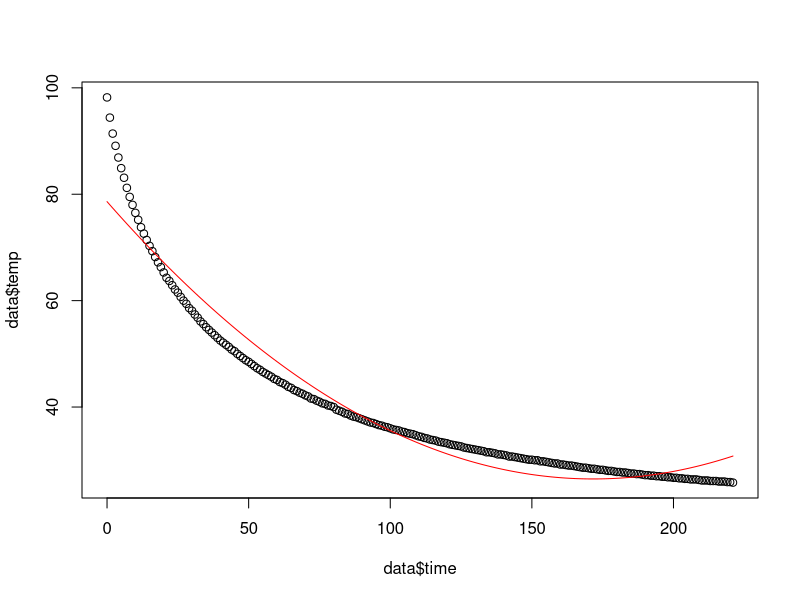
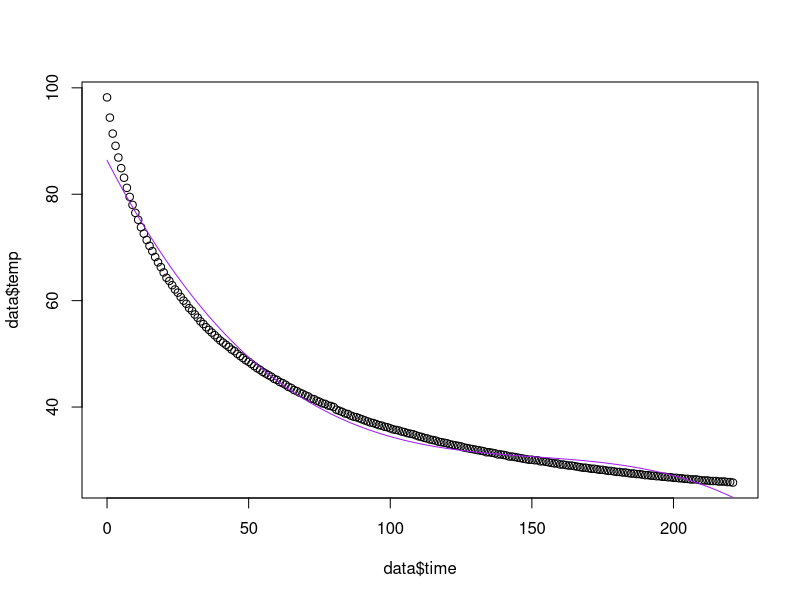
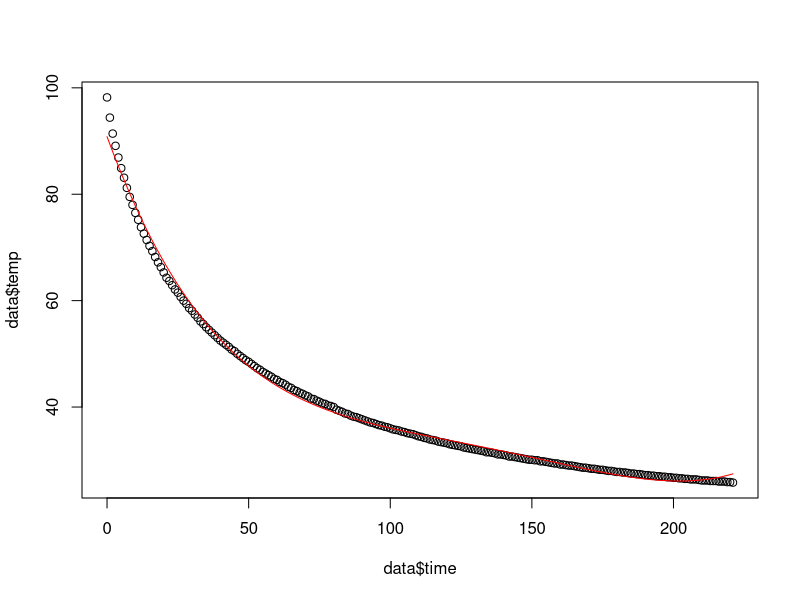
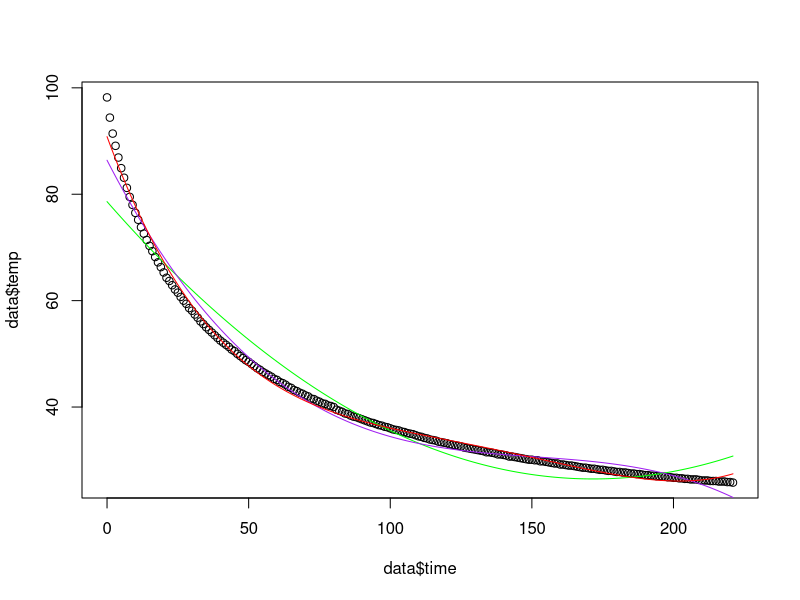

The R script that drew these images, in order:
data <- read.csv("../../datasets/CoolingWater.csv")
head(data)

modelo_poli_2 <- lm(temp ~ poly(time, 2), data = data)
summary(modelo_poli_2)
plot(data$temp ~ data$time)
predicao_2 <- predict(modelo_poli_2, data)
lines(y = predicao_2, x = data$time, type="l", col = "red")

modelo_poli_3 <- lm(temp ~ poly(time, 3), data = data)
summary(modelo_poli_3)
plot(data$temp ~ data$time)
predicao_3 <- predict(modelo_poli_3, data)
lines(y= predicao_3, x = data$time, type = "l", col = "purple")

modelo_poli_4 <- lm(temp ~ poly(time, 4), data = data)
summary(modelo_poli_4)
plot(data$temp ~ data$time)
predicao_4 <- predict(modelo_poli_4, data)
lines(y= predicao_4, x = data$time, type = "l", col = "red")


pdf("Exercicio_Regressao_poli_1.pdf")
plot(data$temp ~ data$time)
lines(y = predicao_2, x = data$time, type="l", col = "green")
lines(y= predicao_3, x = data$time, type = "l", col = "purple")
lines(y= predicao_4, x = data$time, type = "l", col = "red")
dev.off()
